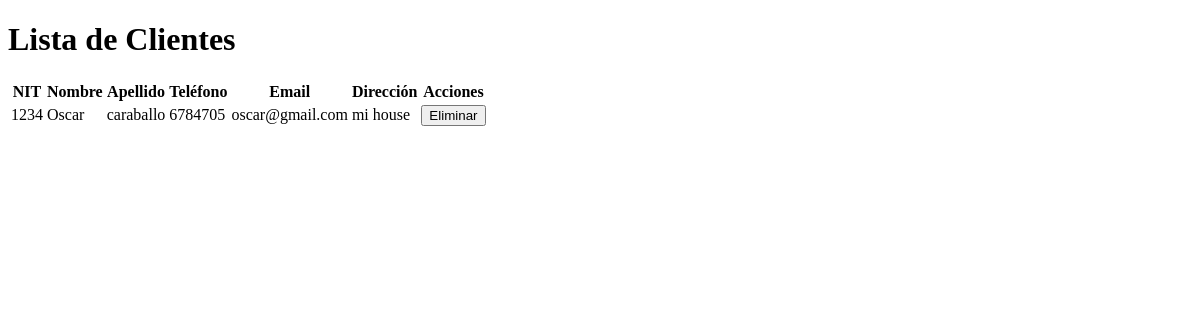
Before: /admin/clientlist-view.php with the older database file.
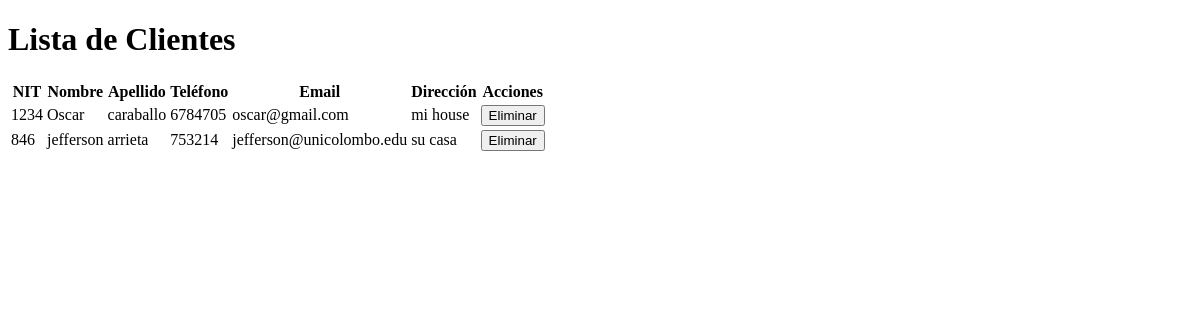
After: the same page with the newer database file.
### tables this page shows
CREATE TABLE `cliente` (
  `NIT` varchar(30) NOT NULL,
  `Nombre` varchar(30) NOT NULL,
  `NombreCompleto` varchar(70) NOT NULL,
  `Apellido` varchar(70) NOT NULL,
  `Clave` text NOT NULL,
  `Direccion` varchar(200) NOT NULL,
  `Telefono` varchar(20) NOT NULL,
  `Email` varchar(30) NOT NULL
);

### Consultas/ConsultasSql.php (called while the page is built, shortened)
<?php
class ejecutar {
    public static function conectar(){
        if(!$con=  mysqli_connect(SERVER,USER,PASS,BD)){
            echo "Error en el servidor, verifique sus datos";
        }
        mysqli_set_charset($con, "utf8");
        return $con;
    }
    public static function consultar($query) {
        if (!$consul = mysqli_query(ejecutar::conectar(), $query)) {
            echo 'Error en la consulta SQL ejecutada';
        }
        return $consul;
    }
}

### admin/clientlist-view.php (the view, shortened to what this page needs)
<!DOCTYPE html>
<html lang="es">
<head>
</head>
<body>
    <div class="container">
        <div class="page-header">
            <h1>Lista de Clientes</h1>
        </div>
        <div class="table-responsive">
            <table class="table table-bordered table-hover">
                <thead>
                    <tr>
                        <th>NIT</th>
                        <th>Nombre</th>
                        <th>Apellido</th>
                        <th>Teléfono</th>
                        <th>Email</th>
                        <th>Dirección</th>
                        <th>Acciones</th>
                    </tr>
                </thead>
                <tbody>
                    <?php
                    $clientes = ejecutar::consultar("SELECT * FROM cliente");
                    while ($row = mysqli_fetch_array($clientes)) {
                        echo "<tr>";
                        echo "<td>" . $row['NIT'] . "</td>";
                        echo "<td>" . $row['NombreCompleto'] . "</td>";
                        echo "<td>" . $row['Apellido'] . "</td>";
                        echo "<td>" . $row['Telefono'] . "</td>";
                        echo "<td>" . $row['Email'] . "</td>";
                        echo "<td>" . $row['Direccion'] . "</td>";
                        echo '<td>
                            <form action="process/delclient.php" method="POST" style="display:inline-block;">
                                <input type="hidden" name="nit" value="' . $row['NIT'] . '">
                                <button type="submit" class="btn btn-danger">Eliminar</button>
                            </form>
                        </td>';
                        echo "</tr>";
                    }
                    ?>
                </tbody>
            </table>
        </div>
    </div>
</body>
</html>

Changed rows visible on the page:
added cliente: NIT "846", NombreCompleto "jefferson", Apellido "arrieta", Telefono "753214", Email "jefferson@unicolombo.edu", Direccion "su casa"
